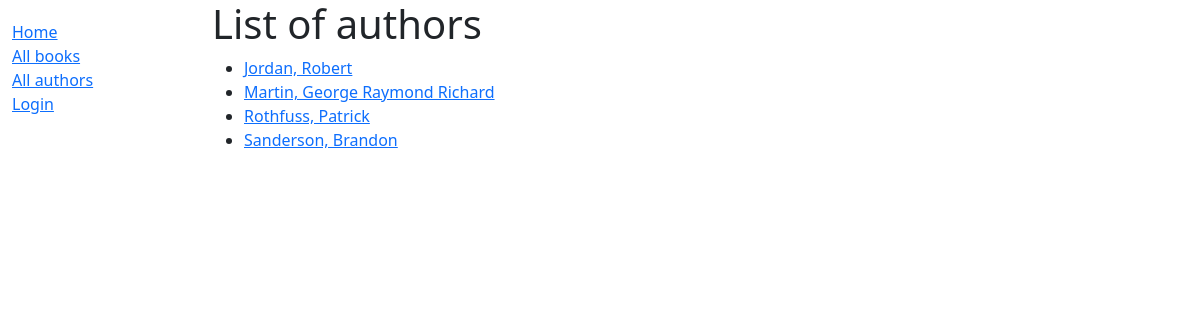
Screenshot of /catalog/authors/ with the database file from the repository.
### catalog/models.py (models this page shows)
class Author(models.Model):
    first_name = models.CharField(max_length=100)
    last_name = models.CharField(max_length=100)
    date_of_birth = models.DateField(null=True, blank=True)
    date_of_death = models.DateField('died', null=True, blank=True)
    class Meta:
        ordering = ['last_name', 'first_name']
    def get_absolute_url(self):
        return reverse('author-detail', args=[str(self.id)])
    def __str__(self):
        return f'{self.last_name}, {self.first_name}'

### catalog/views.py (the view)
# urls.py: path('authors/', views.AuthorListView.as_view(), name='authors'),
class AuthorListView(generic.ListView):
    model = Author
    paginate_by = 10

### catalog/templates/catalog/author_list.html (shortened to what this page needs)
{% extends 'base_generic.html' %}
{% block content %}
    <h1>List of authors</h1>
    {% if author_list %}
        <ul>
            {% for author in author_list %}
                <li>
                    <a href="{{ author.get_absolute_url }}">{{ author }}</a>
                </li>
            {% endfor %}
        </ul>
    {% else %}
        <p>There are no authors in the database.</p>
    {% endif %}
{% endblock %}

### rows the page displays
Author: last_name+first_name "Jordan, Robert"
Author: last_name+first_name "Martin, George Raymond Richard"
Author: last_name+first_name "Rothfuss, Patrick"
Author: last_name+first_name "Sanderson, Brandon"
